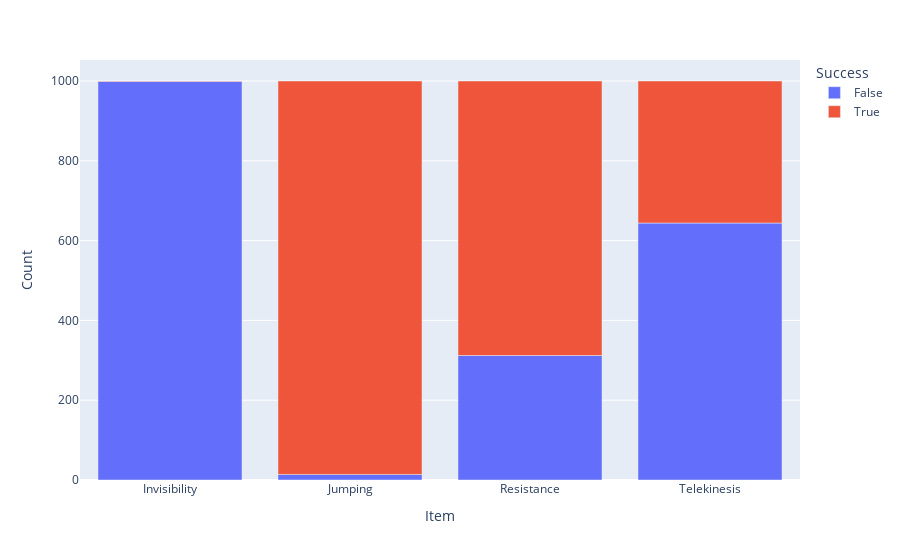

The cell this chart's notebook holds for it:
### Code cell
success_df = results.filter(items=['Item', 'Success']).groupby(by = "Item").value_counts().reset_index(name='Count')
fig = px.bar(success_df, x="Item", y="Count", color="Success")
fig.show()

### Figure 1 — Plotly figure (JSON) as saved in the notebook; plotly's stock layout.template omitted (floating-point values rounded to 4 significant figures)
{"data": [{"hovertemplate": "Success=False<br>Item=%{x}<br>Count=%{y}<extra></extra>", "legendgroup": "False", "marker": {"color": "#636efa", "pattern": {"shape": ""}}, "name": "False", "orientation": "v", "showlegend": true, "textposition": "auto", "type": "bar", "x": ["Invisibility", "Jumping", "Resistance", "Telekinesis"], "xaxis": "x", "y": [999, 14, 312, 644], "yaxis": "y"}, {"hovertemplate": "Success=True<br>Item=%{x}<br>Count=%{y}<extra></extra>", "legendgroup": "True", "marker": {"color": "#EF553B", "pattern": {"shape": ""}}, "name": "True", "orientation": "v", "showlegend": true, "textposition": "auto", "type": "bar", "x": ["Invisibility", "Jumping", "Resistance", "Telekinesis"], "xaxis": "x", "y": [1, 986, 688, 356], "yaxis": "y"}], "layout": {"barmode": "relative", "legend": {"title": {"text": "Success"}, "tracegroupgap": 0}, "margin": {"t": 60}, "xaxis": {"anchor": "y", "domain": [0, 1], "title": {"text": "Item"}}, "yaxis": {"anchor": "x", "domain": [0, 1], "title": {"text": "Count"}}}}
